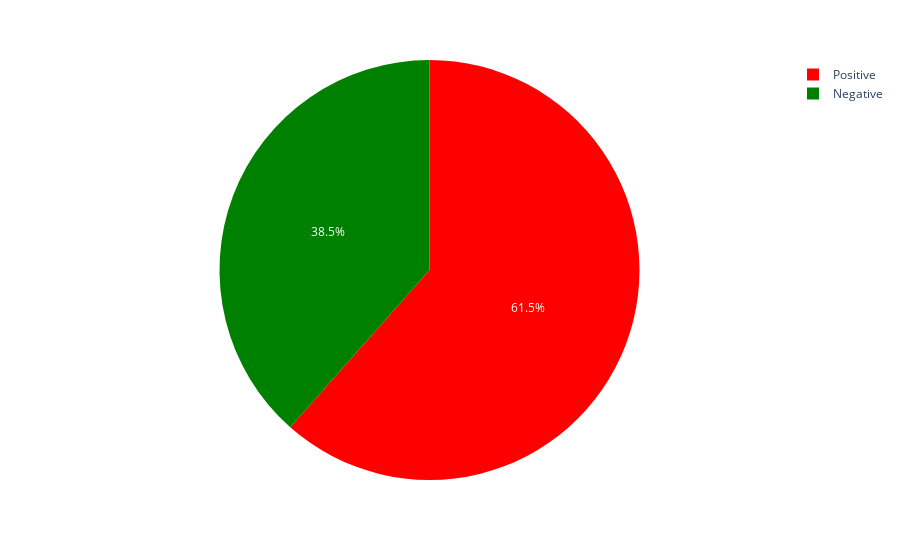

Notebook cell for this chart:
### Code cell
import plotly.express as px

fig = px.pie(new,names='class',color='class',
             color_discrete_map={'Positive':'red',
                                 'Negative':'green'})
fig.show()

### Figure 1 — Plotly figure (JSON) as saved in the notebook; plotly's stock layout.template omitted (floating-point values rounded to 4 significant figures; data arrays with more than 128 entries replaced by an {"elided": "..."} marker saying what was removed)
{"data": [{"customdata": {"elided": "520x1 str values"}, "domain": {"x": [0, 1], "y": [0, 1]}, "hovertemplate": "class=%{customdata[0]}<extra></extra>", "labels": {"elided": "520 str values"}, "legendgroup": "", "marker": {"colors": {"elided": "520 str values"}}, "name": "", "showlegend": true, "type": "pie"}], "layout": {"legend": {"tracegroupgap": 0}, "margin": {"t": 60}}}
